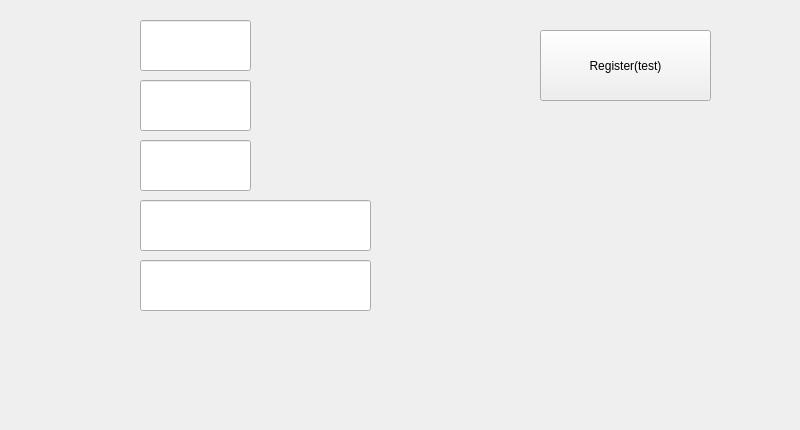
<?xml version="1.0" encoding="UTF-8"?>
<ui version="4.0">
 <class>page_user</class>
 <widget class="QWidget" name="page_user">
  <property name="geometry">
   <rect>
    <x>0</x>
    <y>0</y>
    <width>800</width>
    <height>430</height>
   </rect>
  </property>
  <property name="windowTitle">
   <string>Form</string>
  </property>
  <widget class="QLineEdit" name="edit_PW">
   <property name="geometry">
    <rect>
     <x>140</x>
     <y>200</y>
     <width>231</width>
     <height>51</height>
    </rect>
   </property>
  </widget>
  <widget class="QLineEdit" name="edit_lastname">
   <property name="geometry">
    <rect>
     <x>140</x>
     <y>80</y>
     <width>111</width>
     <height>51</height>
    </rect>
   </property>
  </widget>
  <widget class="QPushButton" name="btn_registerUser">
   <property name="geometry">
    <rect>
     <x>540</x>
     <y>30</y>
     <width>171</width>
     <height>71</height>
    </rect>
   </property>
   <property name="focusPolicy">
    <enum>Qt::NoFocus</enum>
   </property>
   <property name="text">
    <string>Register(test)</string>
   </property>
  </widget>
  <widget class="QLineEdit" name="edit_userID">
   <property name="geometry">
    <rect>
     <x>140</x>
     <y>260</y>
     <width>231</width>
     <height>51</height>
    </rect>
   </property>
  </widget>
  <widget class="QLineEdit" name="edit_firstname">
   <property name="geometry">
    <rect>
     <x>140</x>
     <y>140</y>
     <width>111</width>
     <height>51</height>
    </rect>
   </property>
  </widget>
  <widget class="QLineEdit" name="edit_client">
   <property name="geometry">
    <rect>
     <x>140</x>
     <y>20</y>
     <width>111</width>
     <height>51</height>
    </rect>
   </property>
  </widget>
 </widget>
 <resources/>
 <connections/>
</ui>
